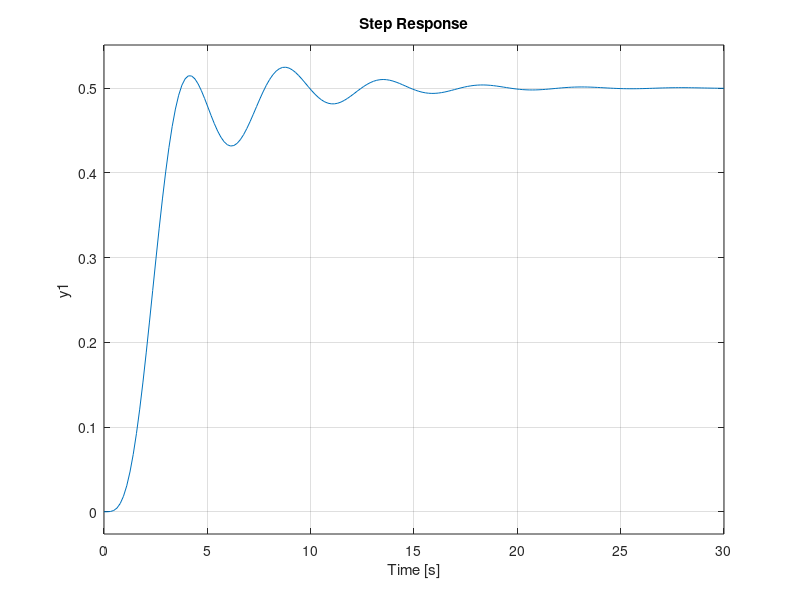

Recreate this plot in MATLAB.
oii=[0.8];
oit=[1 1 2 1];

a=tf(oii,oit);
step(a)

b=tf([1 1],[1 1 2 1]);
hold on
step(b)

c=tf([0 1],conv([1 1 2 1],[1 2]));
step(c)